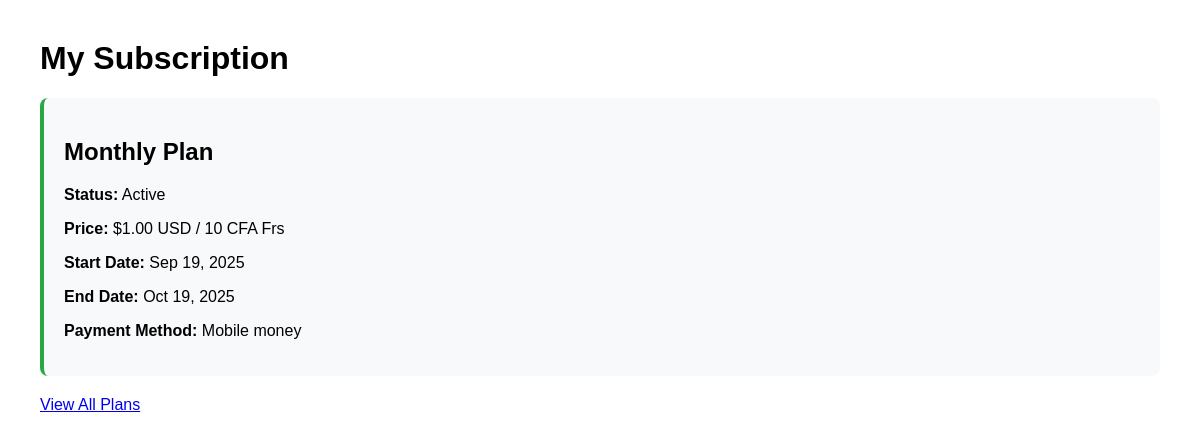
Before: /my-subscription/ (signed in) with the older database file.
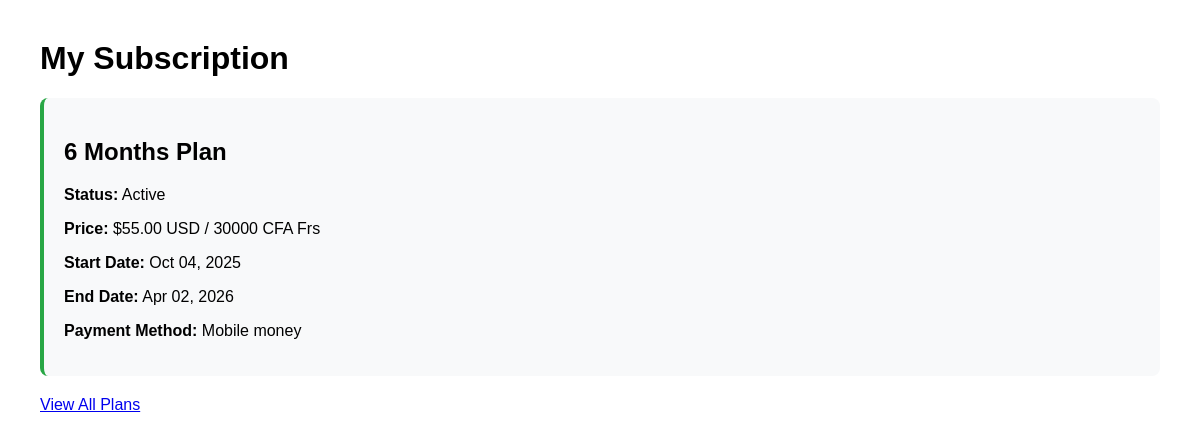
After: the same page with the newer database file.
### subscribtion/models.py (models this page shows, shortened)
class UserSubscription(models.Model):
    STATUS_CHOICES = [
        ('pending', 'Pending Payment'),
        ('active', 'Active'),
        ('expired', 'Expired'),
        ('cancelled', 'Cancelled'),
    ]
    user = models.OneToOneField(User, on_delete=models.CASCADE, related_name='subscription')
    plan = models.ForeignKey(SubscriptionPlan, on_delete=models.SET_NULL, null=True)
    status = models.CharField(max_length=20, choices=STATUS_CHOICES, default='pending')
    subscription_id = models.UUIDField(default=uuid.uuid4, editable=False, unique=True)
    start_date = models.DateTimeField(null=True, blank=True)
    end_date = models.DateTimeField(null=True, blank=True)
    payment_method = models.CharField(max_length=100, blank=True, null=True)
    transaction_id = models.CharField(max_length=100, blank=True, null=True)
    created_at = models.DateTimeField(auto_now_add=True)
    updated_at = models.DateTimeField(auto_now=True)
    is_upgrade = models.BooleanField(default=True)
    upgrade_price_usd = models.DecimalField(max_digits=10, decimal_places=2, null=True, blank=True)
    upgrade_price_cfa = models.DecimalField(max_digits=10, decimal_places=2, null=True, blank=True)
    previous_plan = models.ForeignKey('self', on_delete=models.SET_NULL, null=True, blank=True, related_name='upgraded_from')
    previous_plan_name=models.CharField(max_length=100,blank=True,null=True)
    previous_plan_price=models.DecimalField(max_digits=10,decimal_places=2,blank=True,null=True)
    upgrade_history = models.TextField(blank=True, null=True)

class SubscriptionPlan(models.Model):
    PLAN_CHOICES = [
        ('1_month', '1 Month Plan'),
        ('6_months', '6 Months Plan'),
        ('1_year', '1 Year Plan'),
    ]
    name = models.CharField(max_length=100)
    plan_type = models.CharField(max_length=20, choices=PLAN_CHOICES, unique=True)
    price_cfa = models.DecimalField(max_digits=10, decimal_places=0)
    price_usd = models.DecimalField(max_digits=10, decimal_places=2)
    duration_days = models.IntegerField(help_text="Duration in days")
    is_active = models.BooleanField(default=True)
    description = models.TextField(blank=True)
    created_at = models.DateTimeField(auto_now_add=True,blank=True,null=True)
    class Meta:
        ordering = ['price_usd']

### subscribtion/views.py (the view)
# urls.py: path('my-subscription/', my_subscription, name='my_subscription'),
@login_required
def my_subscription(request):
    user_subscription, created = UserSubscription.objects.get_or_create(
        user=request.user,
        defaults={'plan': None, 'status': 'expired'}
    )
    context = {
        'user_subscription': user_subscription
    }
    return render(request, 'subscription/my_subscription.html', context)

### accounts/context_processors.py (called while the page is built)
def base_url_processor(request):
    return {
        'BASE_URL':settings.BASE_URL
    }

def leader_boards_context_view(request):
    rank=None
    points=None
    if request.user.is_authenticated:
        try:
            current_entry = LeaderboardEntry.objects.get(user=request.user)
            leaderboard = LeaderboardEntry.objects.filter(ranking_score=current_entry.ranking_score).order_by('-total_score')
            rank = LeaderboardEntry.objects.filter(
                ranking_score=current_entry.ranking_score,
                total_score__gt=current_entry.total_score
            ).count() + 1
            points=current_entry.total_score
        except LeaderboardEntry.DoesNotExist:
            rank = None  # or handle as needed
    return  {'rank':rank,'points':points}

### subscribtion/templates/subscription/my_subscription.html (shortened to what this page needs)
<!DOCTYPE html>
<html>
<head>
</head>
<body>
    <h1>My Subscription</h1>
    <div class="subscription-info {% if user_subscription.status == 'active' %}active{% elif user_subscription.status == 'pending' %}pending{% else %}expired{% endif %}">
        {% if user_subscription.plan %}
            <h2>{{ user_subscription.plan.name }}</h2>
            <p><strong>Status:</strong> {{ user_subscription.get_status_display }}</p>
            <p><strong>Price:</strong> ${{ user_subscription.plan.price_usd }} USD / {{ user_subscription.plan.price_cfa }} CFA Frs</p>
            {% if user_subscription.status == 'active' %}
                <p><strong>Start Date:</strong> {{ user_subscription.start_date|date:"M d, Y" }}</p>
                <p><strong>End Date:</strong> {{ user_subscription.end_date|date:"M d, Y" }}</p>
                <p><strong>Payment Method:</strong> {{ user_subscription.payment_method }}</p>
            {% elif user_subscription.status == 'pending' %}
                <p class="warning">⏳ Your subscription is pending payment activation.</p>
            {% endif %}
        {% else %}
            <h2>No Active Subscription</h2>
            <p>You don't have an active subscription. <a href="{% url 'plans' %}">Browse plans</a> to get started.</p>
        {% endif %}
    </div>
    <p><a href="{% url 'plans' %}">View All Plans</a></p>
</body>
</html>

Changed rows visible on the page:
changed UserSubscription "Active": plan.name "Monthly Plan" → "6 Months Plan"; plan.price_usd "1.00" → "55.00"; plan.price_cfa "10" → "30000"; start_date "Sep 19, 2025" → "Oct 04, 2025"; end_date "Oct 19, 2025" → "Apr 02, 2026"
